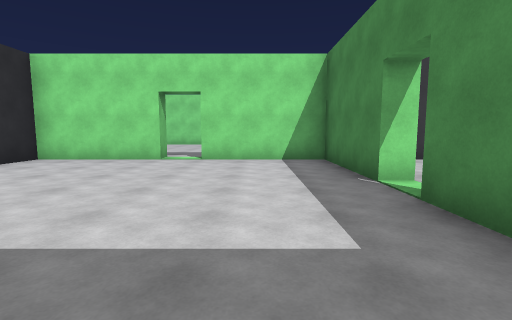
View 1 (above)

12 first-person views from a walk through a 3-D level made in the Unity game engine. The camera is 1.4 m above the floor, tilts 6° down and sees 85° across. The floor is counted in squares, 2 m on a side. Each view is taken from the middle of a square. On the plan, view 1 faces up. The plan holds only what a view shows up to about 9 squares ahead; the rest is blank. The place goes on beyond the plan.

View 2
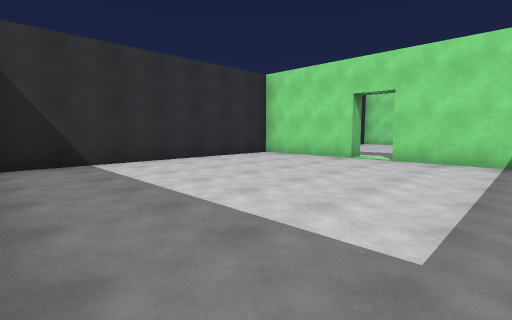

View 3
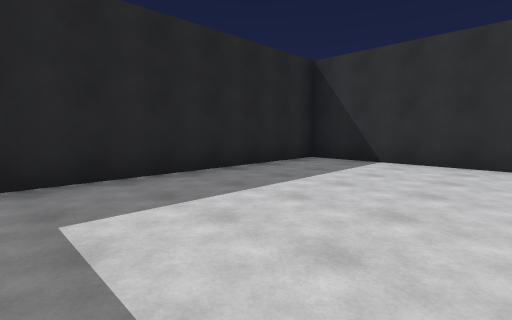

View 4
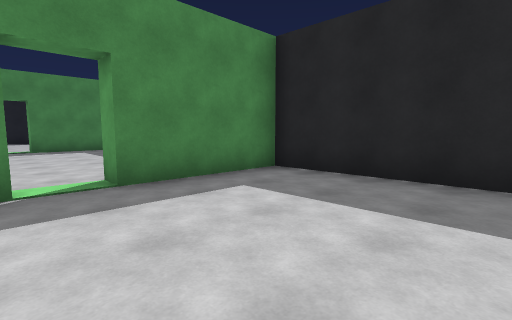

View 5
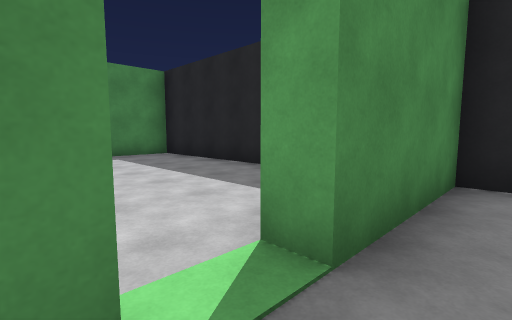

View 6
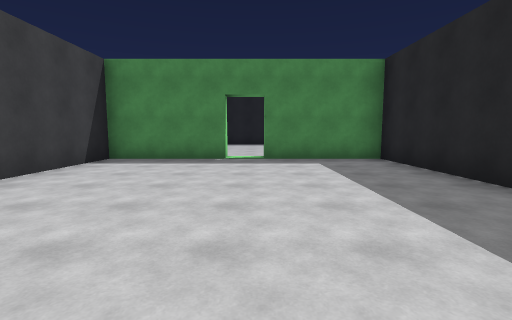

View 7
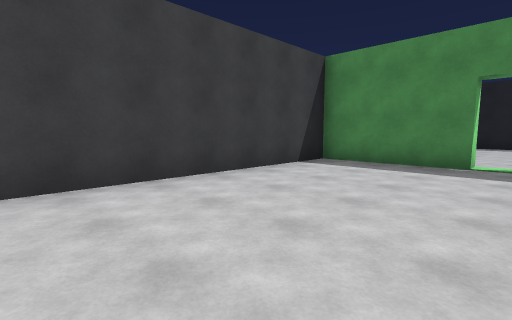

View 8
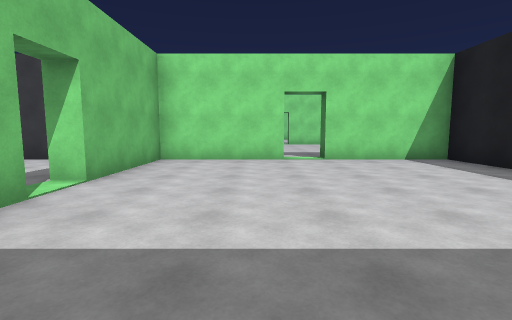

View 9
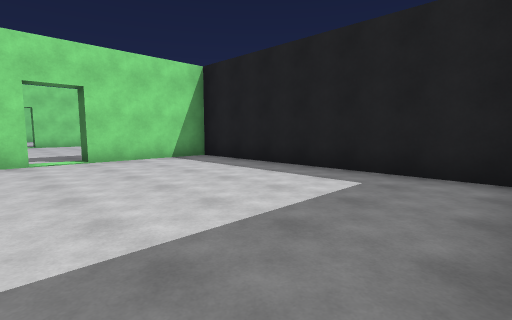

View 10
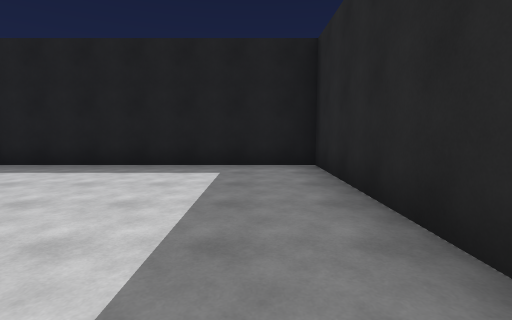

View 11
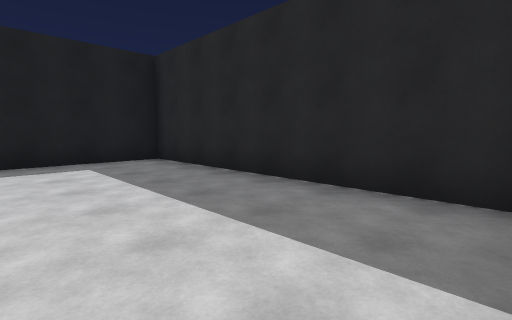

View 12
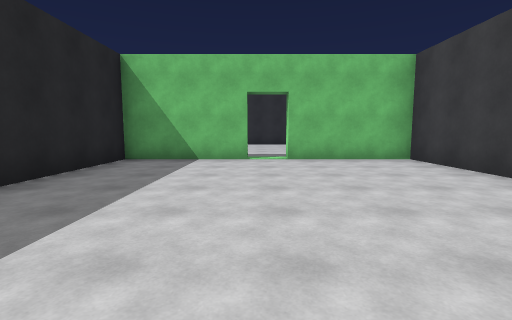

### Floor plan
Ten units are one square. View 1 is at (0, 0); x grows to the right and y downward. Boxes are objects, and circles mark ways between rooms. Rooms are numbered by the first view taken in them; rooms with no view inside come last. Other rooms are left out.
<svg viewBox="-58 -75 230 82">
<path fill="none" stroke="#000" d="M17 -38 17 -68 -14 -68M-23 -68 -53 -68 -53 2 17 2 17 -28M17 -28 22 -28 22 2 92 2 92 -28M97 -38 92 -38 92 -68 22 -68 22 -38 17 -38M92 -28 96 -28M127 -68 97 -68 97 -38M100 2 167 2 167 -68 137 -68"/>
<circle cx="20" cy="-30" r="3" fill="#2a7"/>
<circle cx="90" cy="-30" r="3" fill="#2a7"/>
<text x="-20" y="-30">1</text>
<text x="50" y="-30">2</text>
<text x="130" y="-30">3</text>
</svg>
Room 1 opens to room 2. Room 2 opens to room 3.

Where each view was taken, in squares from view 1:
view 1: 0 up, 0 right, facing up
view 2: 0 up, 1 right, facing up-left
view 3: 4 up, 1 right, facing down-left
view 4: 4 up, 2 left, facing down-right
view 5: 4 up, 1 right, facing down-right
view 6: 3 up, 2 right, facing right
view 7: 3 up, 3 right, facing up-right
view 8: 0 up, 12 right, facing up
view 9: 0 up, 12 right, facing up-right
view 10: 1 up, 11 right, facing right
view 11: 3 up, 10 right, facing down-right
view 12: 3 up, 9 right, facing left
